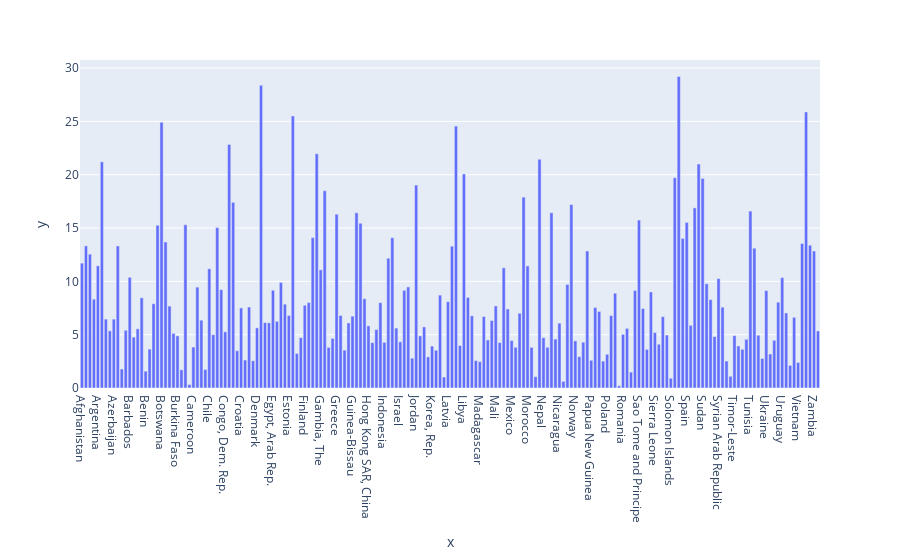

Source (notebook cell):
### Code cell
#plotting the average unemployment_rate to check whether the statement is true to belief
px.bar(x=data_co['country_name'],y=data_co['2020'])

### Figure 1 — Plotly figure (JSON) as saved in the notebook; plotly's stock layout.template omitted (floating-point values rounded to 4 significant figures; data arrays with more than 128 entries replaced by an {"elided": "..."} marker saying what was removed)
{"data": [{"alignmentgroup": "True", "hovertemplate": "x=%{x}<br>y=%{y}<extra></extra>", "legendgroup": "", "marker": {"color": "#636efa", "pattern": {"shape": ""}}, "name": "", "offsetgroup": "", "orientation": "v", "showlegend": false, "textposition": "auto", "type": "bar", "x": {"elided": "186 str values"}, "xaxis": "x", "y": {"elided": "186 float values"}, "yaxis": "y"}], "layout": {"barmode": "relative", "legend": {"tracegroupgap": 0}, "margin": {"t": 60}, "xaxis": {"anchor": "y", "domain": [0, 1], "title": {"text": "x"}}, "yaxis": {"anchor": "x", "domain": [0, 1], "title": {"text": "y"}}}}
